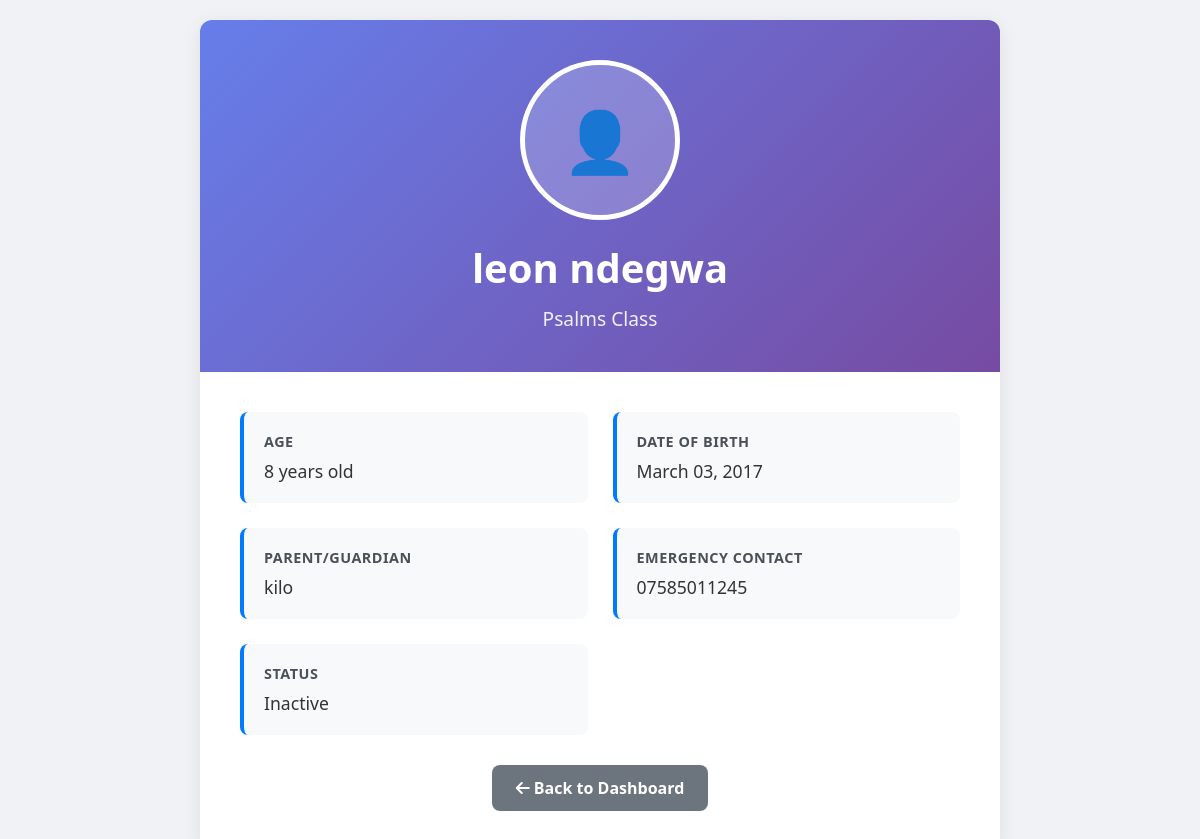
The page /student/1 (signed in) on the database its author committed.
### app.py (models this page shows)
class Student(db.Model):
    id = db.Column(db.Integer, primary_key=True)
    name = db.Column(db.String(100), nullable=False)
    dob = db.Column(db.String(20), nullable=False)
    parent = db.Column(db.String(100))
    contact = db.Column(db.String(50))
    student_class = db.Column(db.String(50))
    status = db.Column(db.String(10), default="active")
    deletion_requested = db.Column(db.Boolean, default=False)
    profile_image = db.Column(db.String(200))  # Store image filename
    family_id = db.Column(db.String(50))  # For grouping family members

### app.py (the view)
@app.route("/student/<int:student_id>")
def student_detail(student_id):
    if "user" not in session:
        flash("Please log in first.", "error")
        return redirect(url_for("home"))
    student = Student.query.get_or_404(student_id)
    from datetime import datetime
    birth_date = datetime.strptime(student.dob, "%Y-%m-%d")
    today = datetime.now()
    age = today.year - birth_date.year - ((today.month, today.day) < (birth_date.month, birth_date.day))
    formatted_date = birth_date.strftime("%B %d, %Y")
    return render_template("student_detail.html",
                         student=student,
                         age=age,
                         formatted_date=formatted_date)

### app.py (called while the page is built)
@app.context_processor
def inject_now():
    return {'now': datetime.now}

@app.context_processor
def utility_functions():
    def attendance_present(student_id, sunday):
        record = Attendance.query.filter_by(student_id=student_id, date=sunday).first()
        return record.present if record else False
    return dict(attendance_present=attendance_present)

### templates/student_detail.html (shortened to what this page needs)
<!DOCTYPE html>
<html lang="en">
<head>
    <link rel="stylesheet" href="{{ url_for('static', filename='css/styles.css') }}">
    <link rel="stylesheet" href="https://cdnjs.cloudflare.com/ajax/libs/font-awesome/6.5.0/css/all.min.css">
</head>
<body>
    <div class="student-profile">
        <div class="profile-header">
            {% if student.profile_image %}
                <img src="{{ url_for('static', filename='uploads/profiles/' + student.profile_image) }}"
                     alt="{{ student.name }}"
                     class="profile-photo"
                     onclick="showLargeImage('{{ url_for('static', filename='uploads/profiles/' + student.profile_image) }}')">
            {% else %}
                <div class="default-avatar" onclick="alert('No profile photo available')">
                    👤
                </div>
            {% endif %}
            <h1 class="student-name">{{ student.name }}</h1>
            <p class="student-class">{{ student.student_class }} Class</p>
        </div>
        <div class="profile-content">
            <div class="info-grid">
                <div class="info-item">
                    <div class="info-label">Age</div>
                    <div class="info-value">{{ age }} years old</div>
                </div>
                <div class="info-item">
                    <div class="info-label">Date of Birth</div>
                    <div class="info-value">{{ formatted_date }}</div>
                </div>
                <div class="info-item">
                    <div class="info-label">Parent/Guardian</div>
                    <div class="info-value">{{ student.parent or 'Not provided' }}</div>
                </div>
                <div class="info-item">
                    <div class="info-label">Emergency Contact</div>
                    <div class="info-value">{{ student.contact or 'Not provided' }}</div>
                </div>
                <div class="info-item">
                    <div class="info-label">Status</div>
                    <div class="info-value">{{ 'Active' if student.status == 'active' else 'Inactive' }}</div>
                </div>
            </div>
            <div class="btn-group">
                <a href="{{ url_for('dashboard') }}" class="btn btn-secondary">
                    <i class="fas fa-arrow-left"></i> Back to Dashboard
                </a>
            </div>
        </div>
    </div>
</body>
</html>

### static/css/styles.css (style rules this page uses)
body { font-family: 'Segoe UI', sans-serif; margin: 0; padding: 0; background-color: #f8f8f8; color: #212121; }

### templates/student_detail.html (style rules this page uses)
body { margin: 0; padding: 20px; font-family: 'Segoe UI', Tahoma, Geneva, Verdana, sans-serif; background-color: #f0f2f5; }
.student-profile { max-width: 800px; margin: 0 auto; background: white; border-radius: 12px; box-shadow: 0 4px 20px rgba(0,0,0,0.08); overflow: hidden; }
.profile-header { background: linear-gradient(135deg, #667eea 0%, #764ba2 100%); color: white; padding: 40px 30px; text-align: center; position: relative; }
.default-avatar { width: 150px; height: 150px; border-radius: 50%; background: rgba(255,255,255,0.2); display: flex; align-items: center; justify-content: center; font-size: 60px; margin: 0 auto 20px; border: 5px solid white; cursor: pointer; transition: transform 0.3s; }
.student-name { font-size: 2.5rem; font-weight: 600; margin: 0 0 10px 0; }
.student-class { font-size: 1.2rem; opacity: 0.9; margin: 0; }
.profile-content { padding: 40px; }
.info-grid { display: grid; grid-template-columns: 1fr 1fr; gap: 25px; margin-bottom: 30px; }
.info-item { background: #f8f9fa; padding: 20px; border-radius: 8px; border-left: 4px solid #007bff; }
.info-label { font-weight: 600; color: #495057; font-size: 0.9rem; text-transform: uppercase; letter-spacing: 0.5px; margin-bottom: 8px; }
.info-value { font-size: 1.1rem; color: #333; font-weight: 500; }
.btn-group { display: flex; gap: 15px; justify-content: center; margin-top: 30px; }
.btn { padding: 12px 24px; border-radius: 8px; text-decoration: none; font-weight: 600; transition: all 0.3s; border: none; cursor: pointer; font-size: 1rem; }
.btn-secondary { background: #6c757d; color: white; }

### rows shown on the page
Student: name "leon ndegwa", student_class "Psalms", parent "kilo", contact "07585011245", status "Inactive"
